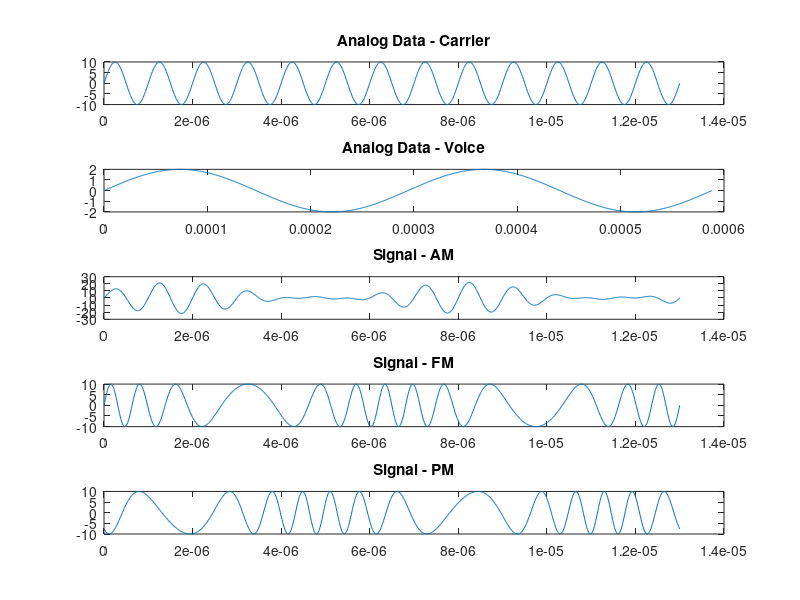

MATLAB code to generate this figure:
%% Modulador AM, FM y PM-------------------------------------------------------
clear all, close all,  clc, format compact
%Input---------------------------------------------------------------------
%Data In
Ax = 2;
fx = 3400;
cpx = 2;

%Carrier
Ac = 10;
fc = 1000e3;
cpc = 13;
phi_c = 0;

%Modulation Index
m = 0.6;               % 0<= m <=1
nfm = 2;               % nfm >= 2
npm = 2;               % npm >= 2

%Process-------------------------------------------------------------------
%xt
Tx = 1/fx;
tx = linspace(0, cpx*Tx, 1000);
xt = Ax*sin(2*pi*fx*tx);

%Carrier
Tc = 1/fc;
tc = linspace(0, cpc*Tc, 1000);
xc = Ac*sin(2*pi*fc*tc+phi_c);

%AM Modulation
xam = (1+m*xt).*xc;

%FM Modulation
xfm = Ac*sin(2*pi*fc*tc+nfm*xt);

%PM Modulation
Dxt = Ax*cos(2*pi*fx*tx);
xpm = Ac*sin(2*pi*fc*tc+npm*Dxt);
%Output--------------------------------------------------------------------
figure(1)
subplot(5,1,1), plot(tc, xc), title('Analog Data - Carrier')
subplot(5,1,2), plot(tx, xt), title('Analog Data - Voice')
subplot(5,1,3), plot(tc, xam), title('Signal - AM')
subplot(5,1,4), plot(tc, xfm), title('Signal - FM')
subplot(5,1,5), plot(tc, xpm), title('Signal - PM')